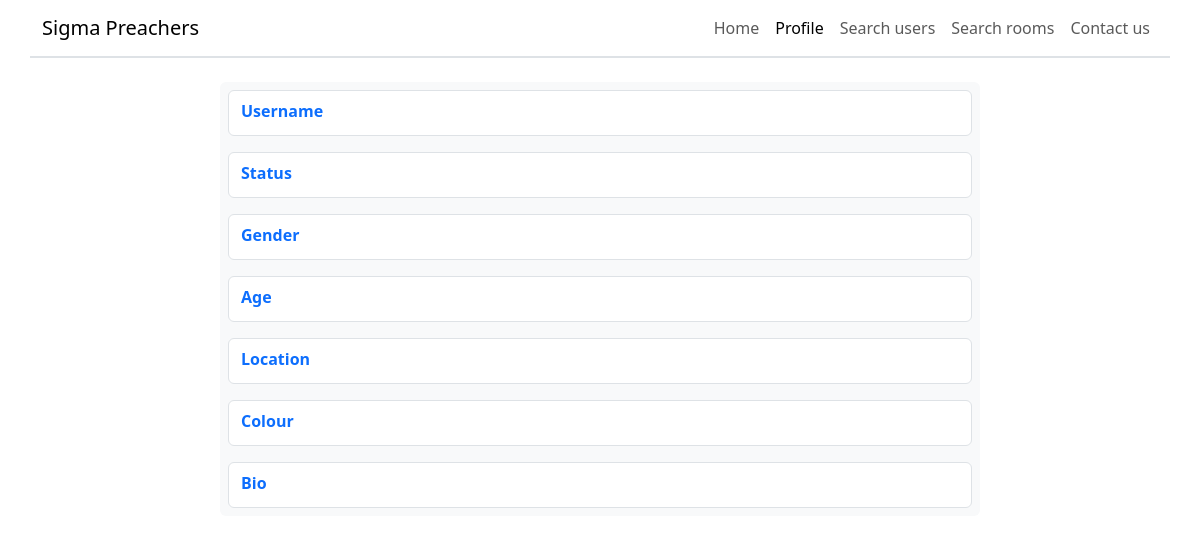
The page /view_profile/3 (signed in) on the database as committed earlier.
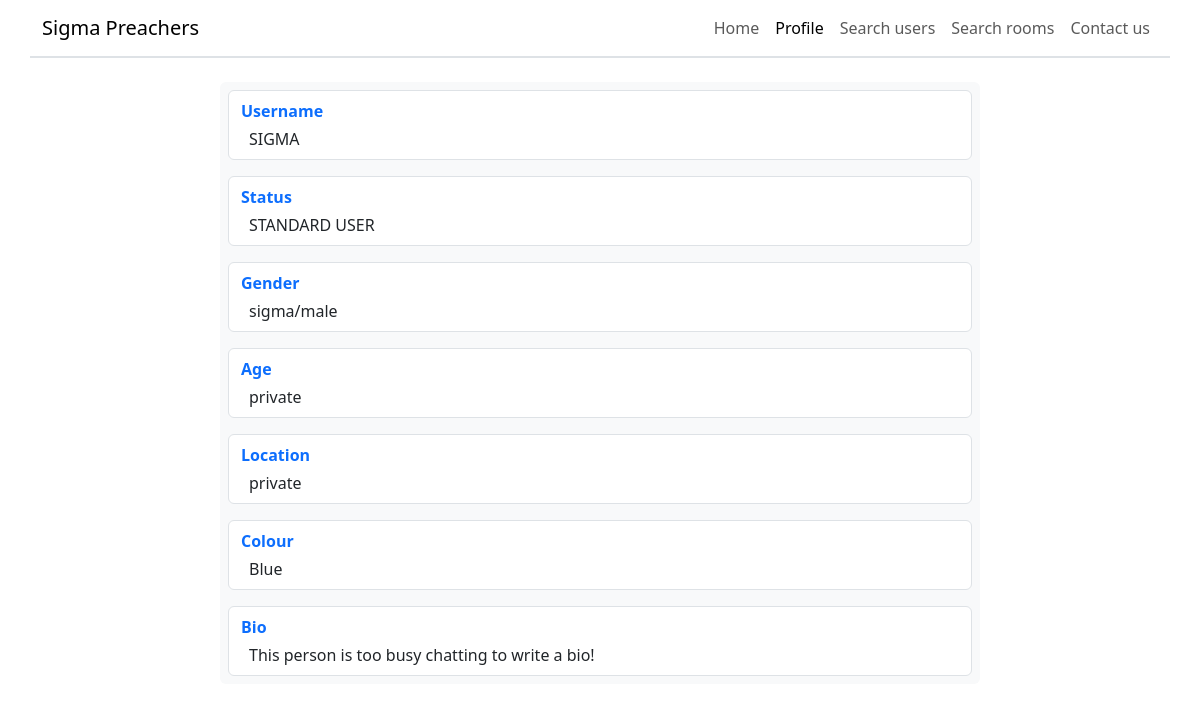
The same page on the database as committed later.
### project/database/create_db.py (models this page shows)
class User(UserMixin, db.Model):
    __tablename__ = "users"
    id = db.Column(db.Integer, primary_key=True, autoincrement=True)
    username = db.Column(db.String(67), unique=True, nullable=False)
    password = db.Column(db.Integer, nullable=False)  # Only store password hash
    status = db.Column(db.String(20), default="STANDARD USER", nullable=False)
    gender = db.Column(db.String(67), default="sigma/male", nullable=False)
    age = db.Column(db.Integer, default=-1, nullable=False)
    location = db.Column(db.String(67), default="private", nullable=False)
    bio = db.Column(
        db.String(255),
        default="This person is too busy chatting to write a bio!",
        nullable=False,
    )
    banned = db.Column(db.Boolean, default=False, nullable=False)
    ban_end = db.Column(db.Integer, default=int(datetime.now().timestamp()))
    colour = db.Column(db.String(255), default="Blue", nullable=False)
    room_access = db.relationship("RoomAccess", backref="user")
    admin_messages = db.relationship("AdminMessage", backref="user")
    room_message = db.relationship("RoomMessage", backref="user")

### project/routes/view_profile.py (the view)
@view_profile_bp.route("/view_profile/<int:id>")
@login_required
def view_profile(id):
    ban_service = BanService(id)
    ban_service.is_user_banned()
    service = ViewProfileService(id)
    user_details = service.get_user_object()
    own_profile = id == current_user.id
    return render_template(
        "view_profile.html", user_details=user_details, own_profile=own_profile
    )

### project/database/select_db.py (called while the page is built)
    @staticmethod
    def select_user_with_id(user_id: int) -> User | None:
        found_user = User.query.filter(User.id == user_id).first()
        if found_user is None:
            return None
        if type(found_user.ban_end) == str:
            return found_user
        found_user.ban_end = datetime.fromtimestamp(
            found_user.ban_end
        ).strftime("%d/%m/%Y")
        return found_user

    @staticmethod
    def is_banned(user_id: int) -> bool:
        user = User.query.filter(User.id == user_id).first()
        if user is None:
            return True
        return user.banned

    @staticmethod
    def has_ban_ended(user_id: int) -> bool:
        user = User.query.filter(User.id == user_id).first()
        if user is None:
            return False
        current_time = int(datetime.now().timestamp())
        if current_time >= user.ban_end:
            return True
        return False

### project/services/ban.py (called while the page is built)
    def is_user_banned(self):
        banned = Select.is_banned(self.user_id)
        if not banned:
            return False
        if Select.has_ban_ended(self.user_id):
            self.unban_user()
            return False
        return True

### project/services/view_profile.py (called while the page is built)
    def get_user_object(self) -> User:
        return Select.select_user_with_id(self.user_id)

### project/templates/view_profile.html (shortened to what this page needs)
{% extends "base_header.html" %}
{% block main %}
<main class="mt-4">
    <div class="row d-flex justify-content-center mb-5">
        <div class="bg-light rounded p-2 mb-5 col-sm-8">
            <div class="d-flex flex-column row border py-2 mx-0 rounded mb-3" style="background-color: white;">
                <p class="text-primary fw-bold ms-0 my-0">Username</p>
                <p class="mt-1 ms-2 mb-0">{{ user_details.username }}</p>
            </div>
            <div class="d-flex flex-column row border py-2 mx-0 rounded mb-3" style="background-color: white;">
                <p class="text-primary fw-bold ms-0 my-0">Status</p>
                <p class="mt-1 ms-2 mb-0">{{ user_details.status }}</p>
            </div>
            <div class="d-flex flex-column row border py-2 mx-0 rounded mb-3" style="background-color: white;">
                <p class="text-primary fw-bold ms-0 my-0">Gender</p>
                <p class="mt-1 ms-2 mb-0">{{ user_details.gender }}</p>
            </div>
            <div class="d-flex flex-column row border py-2 mx-0 rounded mb-3" style="background-color: white;">
                <p class="text-primary fw-bold ms-0 my-0">Age</p>
                {% if user_details.age == -1 %}
                <p class="mt-1 ms-2 mb-0">private</p>
                {% else %}
                <p class="mt-1 ms-2 mb-0">{{ user_details.age }}</p>
                {% endif %}
            </div>
            <div class="d-flex flex-column row border py-2 mx-0 rounded mb-3" style="background-color: white;">
                <p class="text-primary fw-bold ms-0 my-0">Location</p>
                <p class="mt-1 ms-2 mb-0">{{ user_details.location }}</p>
            </div>
            <div class="d-flex flex-column row border py-2 mx-0 rounded mb-3" style="background-color: white;">
                <p class="text-primary fw-bold ms-0 my-0">Colour</p>
                <p class="mt-1 ms-2 mb-0">{{ user_details.colour }}</p>
            </div>
            <div class="d-flex flex-column row border py-2 mx-0 rounded" style="background-color: white;">
                <p class="text-primary fw-bold ms-0 my-0">Bio</p>
                <p class="mt-1 ms-2 mb-0 text-break">{{ user_details.bio }}</p>
            </div>
        </div>
    </div>
</main>
{% endblock %}

### project/templates/base_header.html (shortened to what this page needs)
{% extends "base.html" %}
{% block body %}
<header class="row border-bottom border-2">
    <nav class="navbar navbar-expand-sm">
        <div class="container-fluid">
            <a class="navbar-brand" href="/">Sigma Preachers</a>
            <div class="collapse navbar-collapse" id="collapsibleNavbar">
                <ul class="navbar-nav ms-auto">
                    <li class="nav-item">
                        <a class="nav-link" href="/home" id="home">Home</a>
                    </li>
                    <li class="nav-item">
                        <a class="nav-link" href="/view_profile/{{ current_user.id }}" id="profile">Profile</a>
                    </li>
                    <li class="nav-item">
                        <a class="nav-link" href="/search_users" id="search-users">Search users</a>
                    </li>
                    <li class="nav-item">
                        <a class="nav-link" href="/search_rooms" id="search-rooms">Search rooms</a>
                    </li>
                    <li class="nav-item">
                        <a class="nav-link" href="/contact_us" id="contact-us">Contact us</a>
                    </li>
                </ul>
            </div>
        </div>
    </nav>
</header>
{% block main %}{% endblock %}
{% endblock %}

### project/templates/base.html (shortened to what this page needs)
<!doctype html>
<html lang="en" data-bs-theme="light">
    <head>
        <link
            href="https://cdn.jsdelivr.net/npm/bootstrap@5.3.8/dist/css/bootstrap.min.css"
            rel="stylesheet"
        />
    </head>
    <body class="container">
        {% block body %}{% endblock %}
    </body>
</html>

Rows that differ between the two databases and show on the page:
added User: username "SIGMA", status "STANDARD USER", gender "sigma/male", location "private", colour "Blue", bio "This person is too busy chatting to write a bio!"
Other text that changed with them:
text now shown: "private"
